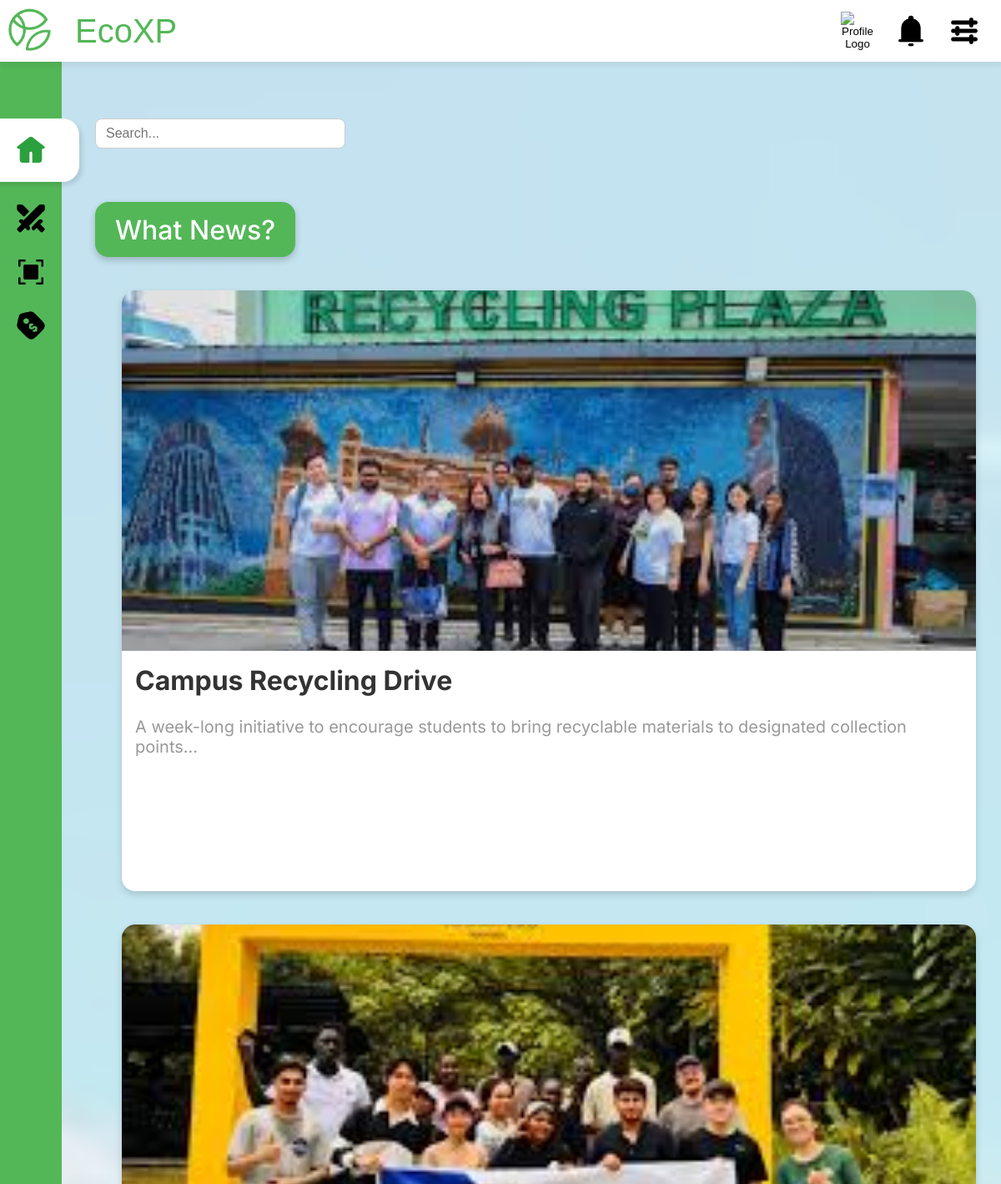
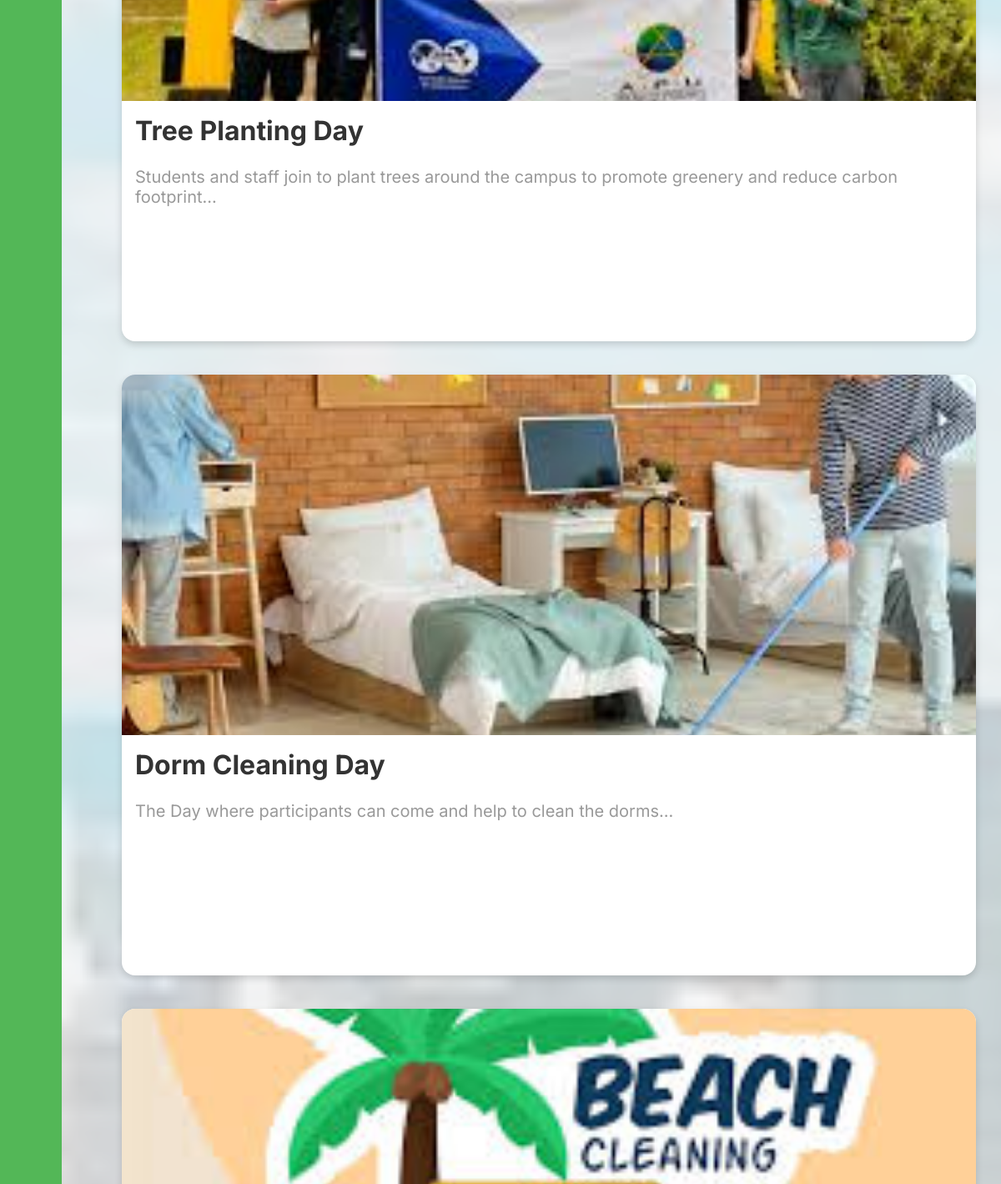
Before: /participants-desktop-econews.php (signed in, upper part) with the older database file (2 pictures, top to bottom).
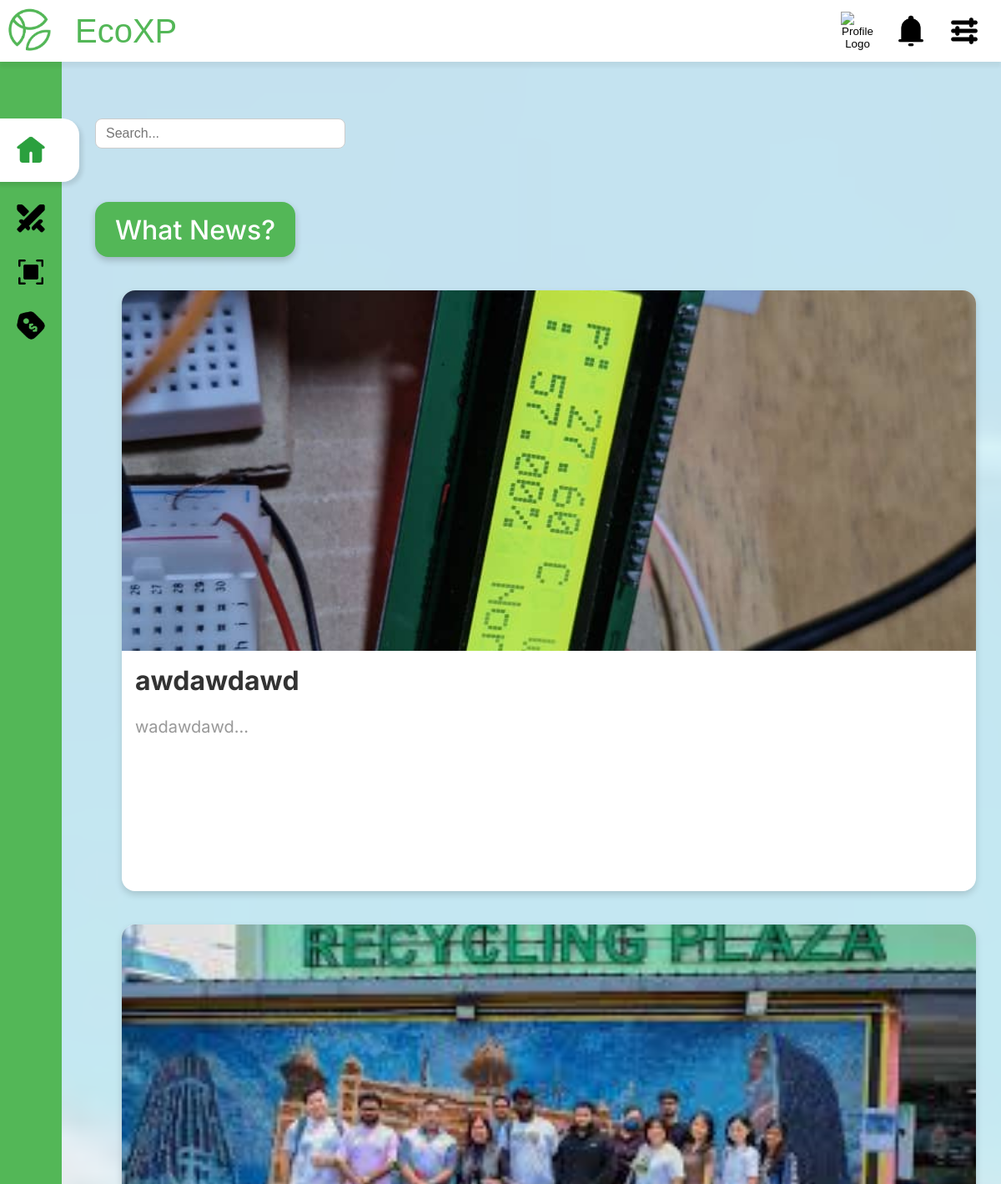
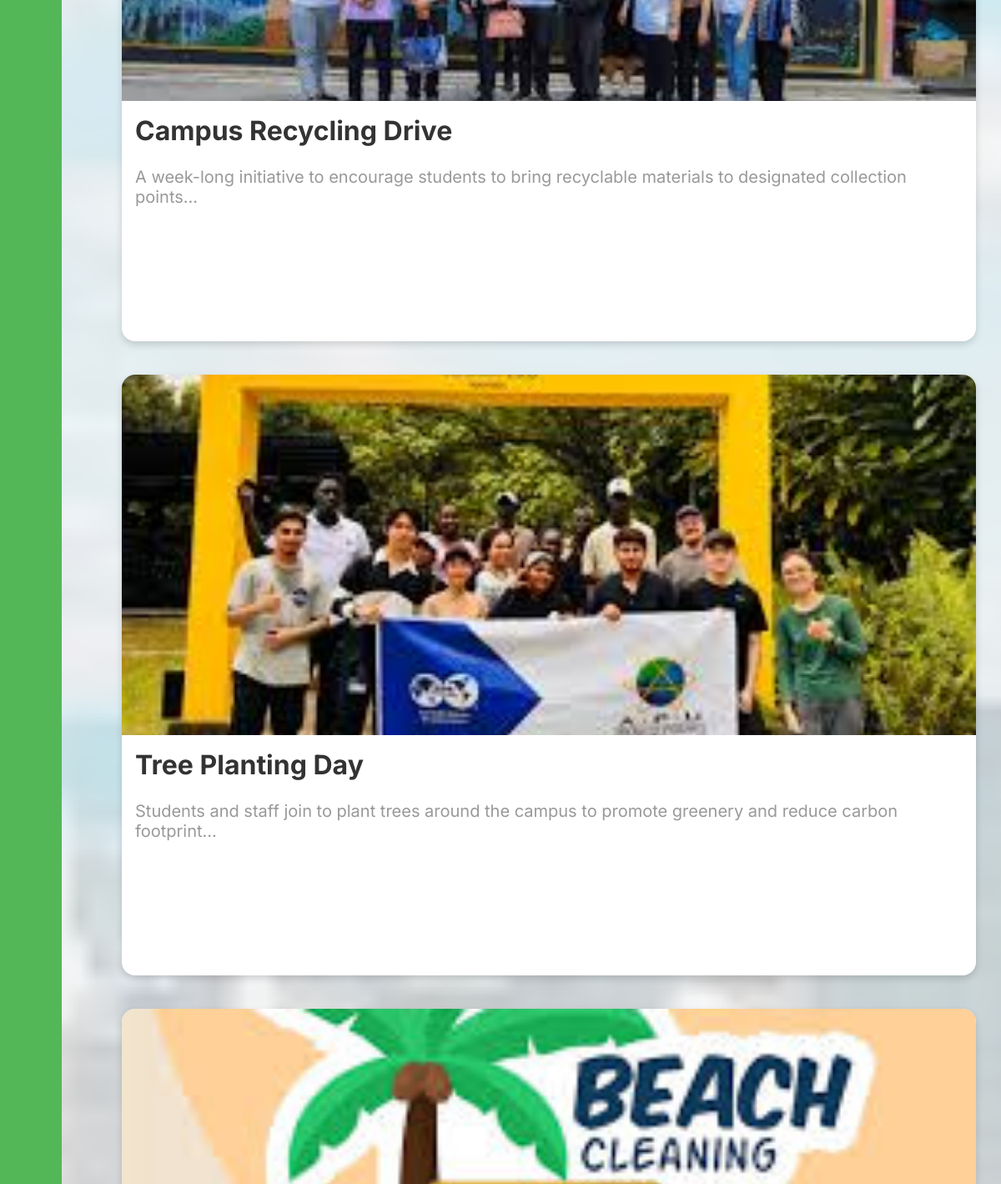
After: the same page with the newer database file (2 pictures, top to bottom).
### tables this page shows
CREATE TABLE IF NOT EXISTS `eco_news` (
  `eco_news_id` int NOT NULL AUTO_INCREMENT,
  `title` varchar(100) NOT NULL,
  `description` text NOT NULL,
  `image_path` varchar(255) NOT NULL,
  `venue` text NOT NULL,
  `organised_by` varchar(255) NOT NULL,
  `events_id` int NOT NULL,
  `posted_by` int NOT NULL,
  PRIMARY KEY (`eco_news_id`),
  UNIQUE KEY `eco_news_id` (`eco_news_id`),
  KEY `events_id` (`events_id`),
  KEY `posted_by` (`posted_by`)
);

### participants-desktop-econews.php (the view, shortened to what this page needs)
<?php
include("Database.php");
$sql = "SELECT eco_news_id, title, description, image_path FROM eco_news ORDER BY eco_news_id DESC";
$result = mysqli_query($database, $sql);
?>
<!DOCTYPE html>
<html lang="en">
<head>
    <link rel="stylesheet" href="global.css">
    <link rel="stylesheet" href="participant.css">
    <link rel="stylesheet" href="participants-econews-desktop.css">
</head>
<body>
    <div class="top-bar">
        <img src="images/ecoxp-logo.png" alt="EcoXP Logo" class="eco-logo">
        <button class="icon-btn no-hover" onclick="window.location.href='participants-desktop-home.php'">
            <h2>EcoXP</h2>
        </button>
        <div class="default-icon-container">
            <button class="icon-btn" onclick="window.location.href='participants-desktop-profile.php'"><img
                    src="images/profile.png" alt="Profile Logo"></button>
            <button class="icon-btn"><img src="images/notif.png" alt="Notification Logo"></button>
            <button class="icon-btn"><img src="images/setting.png" alt="Setting Logo"></button>
        </div>
    </div>
    <div class="side-bar">
        <div class="participant-icon-container">
            <div id="home-icon-box">
                <button class="icon-btn" onclick="window.location.href='participants-desktop-home.php'"><img
                        src="images/home.png" alt="Home"></button>
            </div>
            <button class="icon-btn"><img src="images/challanges.png" alt="Challenges"></button>
            <button class="icon-btn" onclick="window.location.href='participants-desktop-logaction.php'"><img
                    src="images/scan.png" alt="Scan"></button>
            <button class="icon-btn" onclick="window.location.href='participants-desktop-rewards.php'"><img
                    src="images/tag.png" alt="Rewards"></button>
        </div>
    </div>
    <div class="main-content">
        <div class="search-box">
            <input type="text" placeholder="Search..." id="search-input">
        </div>
        <div class="text-box">
            What News?
        </div>
        <?php while ($row = mysqli_fetch_assoc($result)) { ?>
            <button class="content-holder"
                onclick="window.location.href='participants-desktop-newsdetails.php?id=<?php echo $row['eco_news_id']; ?>'">
                <div class="content-image">
                    <img src="images/<?php echo $row['image_path']; ?>">
                </div>
                <div class="content-text-box">
                    <h3 class="content-text-title">
                        <?php echo $row['title']; ?>
                    </h3>
                    <p class="content-text-description">
                        <?php echo substr($row['description'], 0, 200); ?>...
                    </p>
                </div>
            </button>
        <?php } ?>
    </div>
</body>
</html>

Changed rows visible on the page:
removed eco_news: image_path (picture), title "Dorm Cleaning Day", description "The Day where participants can come and help to clean the dorms"
added eco_news: image_path (picture), title "awdawdawd", description "wadawdawd"
